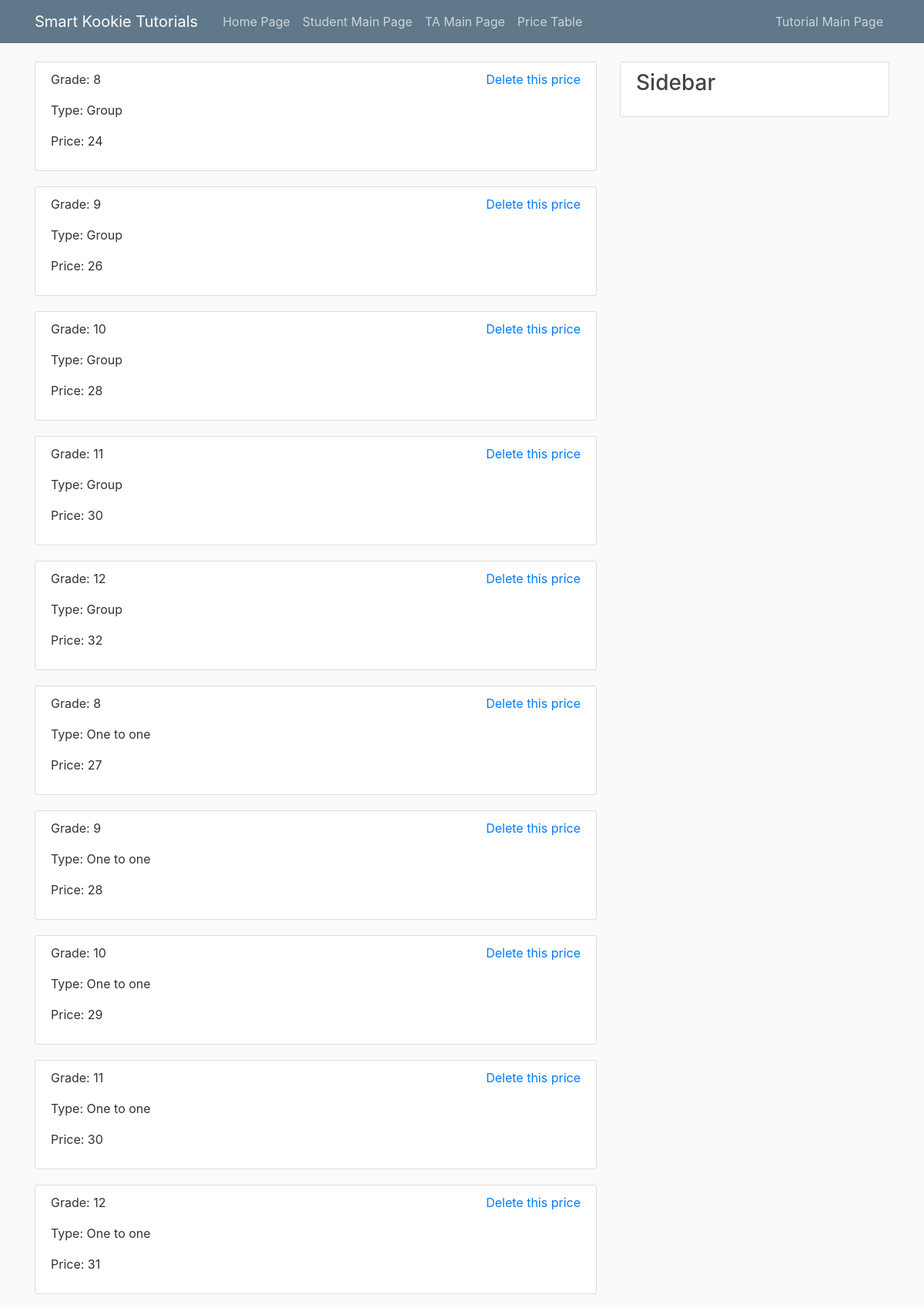
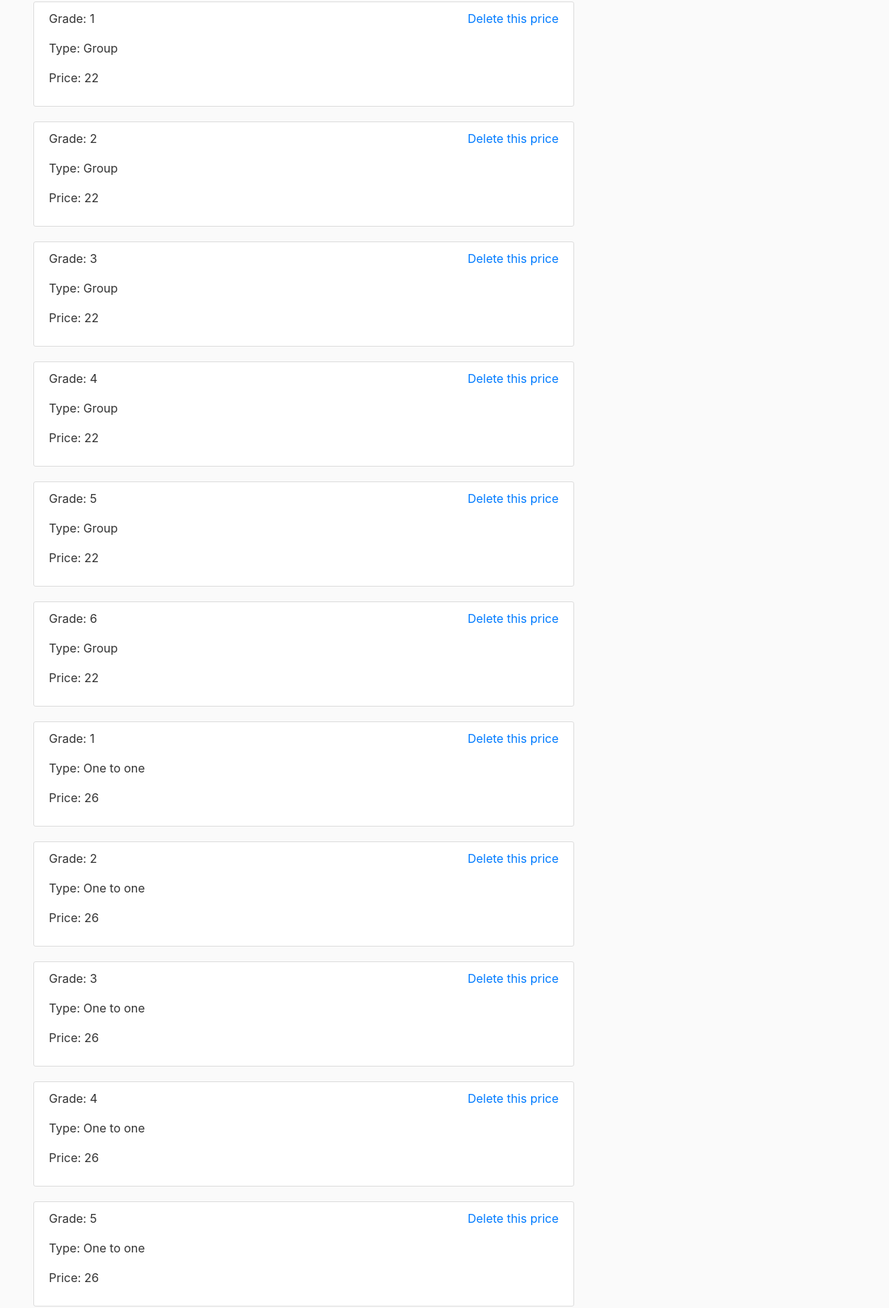
Page /managePriceTable (upper part) on the committed database (2 pictures, top to bottom).
### tables this page shows
CREATE TABLE Price ( price	DECIMAL NOT NULL, grade  INTEGER NOT NULL, type 	CHAR(255) NOT NULL, PRIMARY KEY(grade , type) );

### flaskStudentInfoDB.py (the view, shortened to what this page needs)
@app.route("/managePriceTable", methods=['GET', 'POST'])
def managePriceTable():
    form = PriceForm()
    conn = sqlite3.connect('blog.db')
    conn.row_factory = dict_factory
    c = conn.cursor()
    c.execute("PRAGMA foreign_keys=ON")
    c.execute("SELECT * FROM Price")
    posts = c.fetchall()
    return render_template('managePriceTable.html', title='Price table', form=form, posts=posts)

### flaskStudentInfoDB.py (called while the page is built)
def dict_factory(cursor, row):
    d = {}
    for idx, col in enumerate(cursor.description):
        d[col[0]] = row[idx]
    return d

### templates/managePriceTable.html (shortened to what this page needs)
{% extends "layout.html" %}
{% block content %}
    {% for post in posts %}
        <article class="media content-section">
            <div class="media-body">
                <p class="mr-0">Grade: {{ post.grade}}</p>
                <p class="mr-0">Type: {{ post.type}}</p>
                <p class="mr-0">Price: {{ post.price}}</p>
            </div>
            <a href='deletePrice/{{post.grade}}/{{post.type}}/{{post.price}}' ><p>Delete this price</p></a>
          </article>
    {% endfor %}
{% endblock content %}

### static/main.css (style rules this page uses)
body { background: #fafafa; color: #333333; margin-top: 5rem; }
.content-section { background: #ffffff; padding: 10px 20px; border: 1px solid #dddddd; border-radius: 3px; margin-bottom: 20px; }

### rows in the picture
Price: grade "8", type "Group", price "24"
Price: grade "9", type "Group", price "26"
Price: grade "10", type "Group", price "28"
Price: grade "11", type "Group", price "30"
Price: grade "12", type "Group", price "32"
Price: grade "8", type "One to one", price "27"
Price: grade "9", type "One to one", price "28"
Price: grade "10", type "One to one", price "29"
Price: grade "11", type "One to one", price "30"
Price: grade "12", type "One to one", price "31"
Price: grade "1", type "Group", price "22"
Price: grade "2", type "Group", price "22"
Price: grade "3", type "Group", price "22"
Price: grade "4", type "Group", price "22"
Price: grade "5", type "Group", price "22"
Price: grade "6", type "Group", price "22"
Price: grade "1", type "One to one", price "26"
Price: grade "2", type "One to one", price "26"
Price: grade "3", type "One to one", price "26"
Price: grade "4", type "One to one", price "26"
Price: grade "5", type "One to one", price "26"
